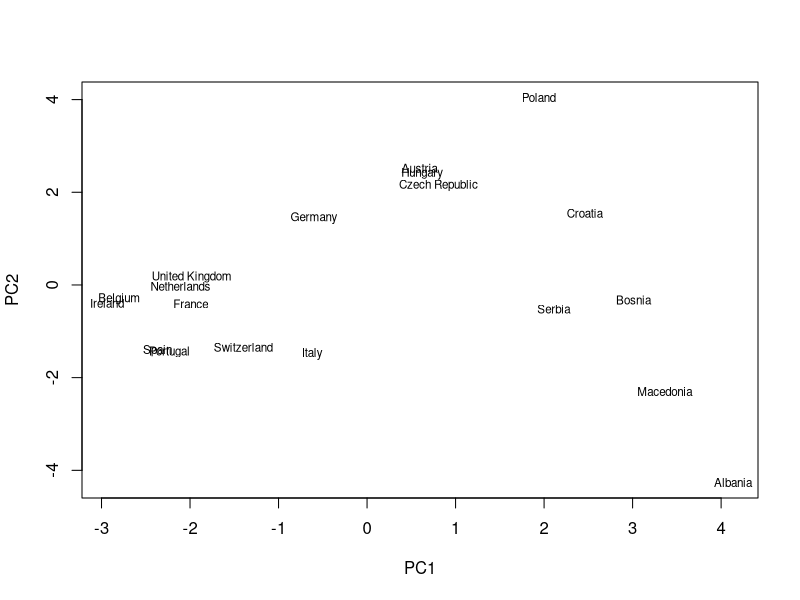
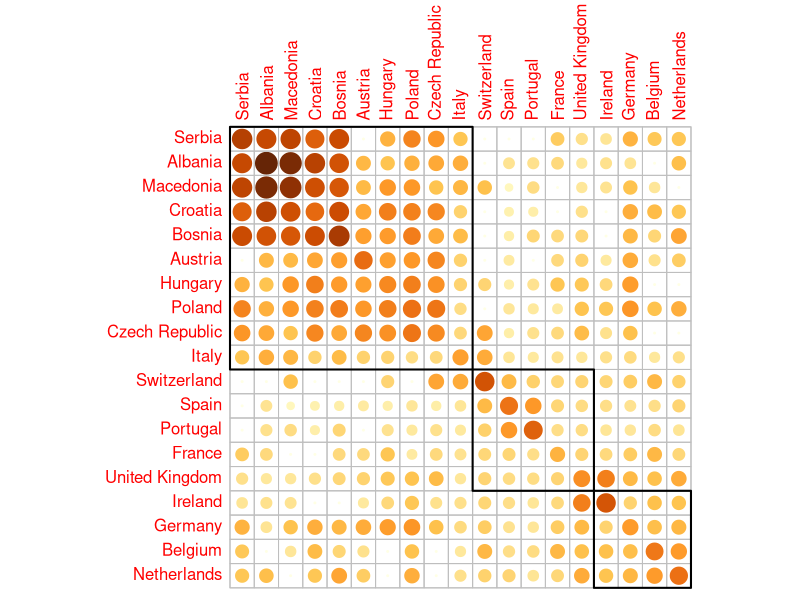
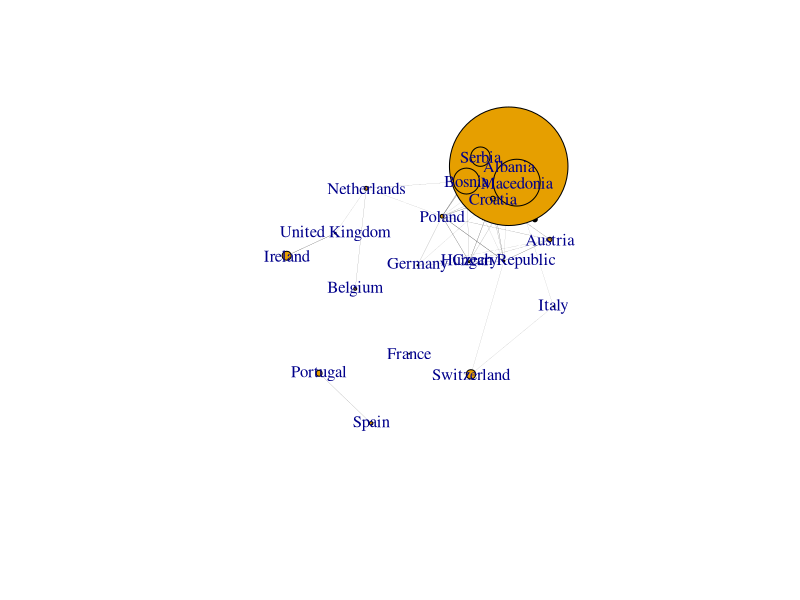

R code for these plots, in order:
## ---- chunk 1
# names of the demes in demes.txt (in order)
labels <- c("United Kingdom", "Spain", "Ireland", "Portugal", "Hungary", "Italy", "France", "Albania", 
            "Macedonia", "Belgium", "Switzerland", "Germany", "Croatia", "Bosnia", "Poland", "Czech Republic",
            "Serbia", "Netherlands", "Austria")

sims <- as.matrix(read.table("data/popres/popres_6_Inf_mean_sims.txt"))
rownames(sims) <- labels
colnames(sims) <- labels
## ---- chunk 2
library(corrplot)
library(igraph)
## ---- chunk 3

popres.pca <- prcomp(sims, center = TRUE, scale. = TRUE)
plot(popres.pca$x[,1], popres.pca$x[,2], type = "n", xlab = "PC1", ylab = "PC2")
text(popres.pca$x[,1], popres.pca$x[,2], labels = labels, cex=.7)
## ---- chunk 4
#raw_sims <- as.matrix(read.table("popres_lowerBnd_6_upperBnd_Inf.sims"))
#ipmap <- as.matrix(read.table("ipmap.txt"))
#rownames(raw_sims) <- substr(labels[ipmap], start = 1, stop = 2)
#colnames(raw_sims) <- substr(labels[ipmap], start = 1, stop = 2)
#fit <- cmdscale(dist(raw_sims), eig=TRUE, k =2)
#x <- fit$points[,1]
#y <- fit$points[,2]
#plot(x, y, xlab="Coordinate 1", ylab="Coordinate 2", 
#     main="Metric	MDS",	type="n")
#text(x, y, labels = substr(labels[ipmap], start = 1, stop = 2), cex=.7)

min2 <- min(sims[sims!=min(sims)])/2;
corr_sims <- sims+min2
#corr_sims <- log(sims+min2)
#diag(corr_sims) <- NA
is.na(corr_sims) <- do.call(cbind,lapply(corr_sims, is.infinite))
#corr_sims <- (corr_sims - min(corr_sims))/(max(corr_sims)-min(corr_sims))
#col3 <- colorRampPalette(c("red", "white", "blue"))
corrplot(corr = log(corr_sims)+max(abs(log(corr_sims))), diag=TRUE, order= "hclust", is.corr = FALSE, addrect = 3, method = "circle",cl.pos = "n")


#plot(1:length(diag(sims)), diag(sims), ylab = "within deme similarity", type = "n", xaxt = "n", xlab = "")
#text(1:length(diag(sims)), diag(sims), labels =  substr(labels, start=1, stop=3), cex = 0.7)

## ---- chunk 5
net=graph.adjacency(sims,mode="undirected",weighted=TRUE,diag=FALSE)
node.size <- 50*diag(sims)
plot.igraph(net,vertex.label=V(net)$name,layout=layout.fruchterman.reingold, edge.color="black",edge.width=5*E(net)$weight,
            vertex.size=node.size)
